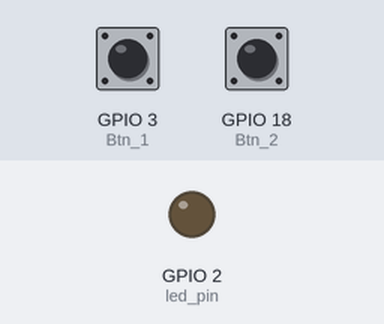
This program was run on a simulated Raspberry Pi (BCM pin numbers). Shown: output pins drawn as LEDs (lit = HIGH). Dashed ring = blinking. The test bench sets the inputs (shaded band); at power-on: GPIO 3 (Btn_1) HIGH, GPIO 18 (Btn_2) HIGH.

Above: at 1.2 s.
1.3 s: GPIO 3 (Btn_1) pulled LOW for 0.15 s
At 4.2 s:
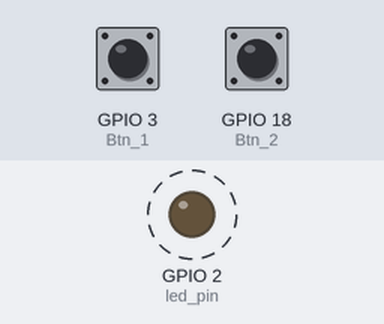
4.3 s: GPIO 18 (Btn_2) pulled LOW for 0.15 s
At 5.4 s:
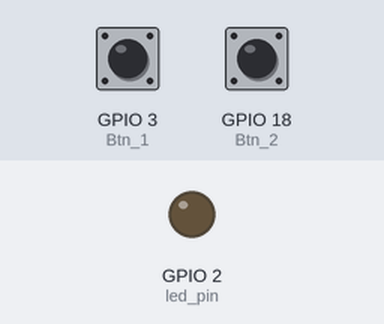
5.9 s: GPIO 3 (Btn_1) pulled LOW for 1 s
At 8.8 s:
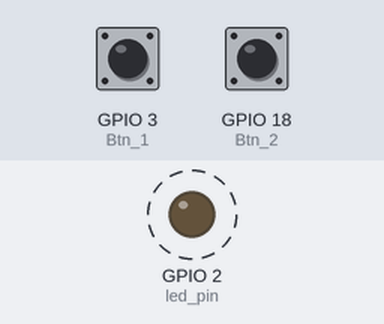
8.9 s: GPIO 18 (Btn_2) pulled LOW for 1 s
At 9.8 s:
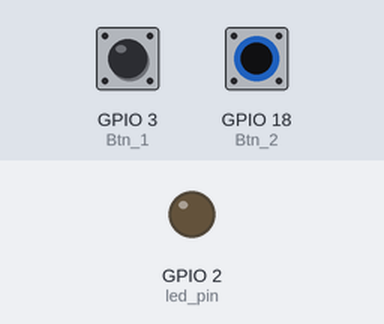
Timing chart, 0 to 11.9 s (numbered marks = the images above; inputs shaded):
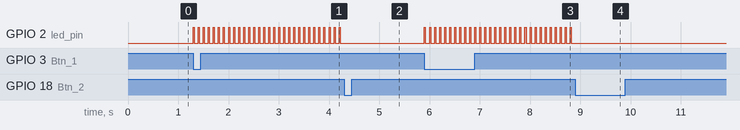

The program:

06-led_intensity.py
```python
import RPi.GPIO as GPIO
import time

led_pin = 2
Btn_1 = 3
Btn_2 = 18

led_object = None
DutyCycle = 0
Freq = 10

def init() :
	global led_object , DutyCycle
	GPIO.setmode(GPIO.BCM)
	GPIO.setup(led_pin , GPIO.OUT)
	GPIO.setup(Btn_1 , GPIO.IN , pull_up_down = GPIO.PUD_UP)
	GPIO.setup(Btn_2 , GPIO.IN , pull_up_down = GPIO.PUD_UP)
	GPIO.add_event_detect(Btn_1 , GPIO.FALLING, callback=increase)
	GPIO.add_event_detect(Btn_2 , GPIO.FALLING, callback=decrease)
	led_object = GPIO.PWM(led_pin , Freq)
	DutyCycle = 0
	led_object.start(DutyCycle)


def increase(pin_value) :
	global led_object , DutyCycle
	DutyCycle += 20

	if DutyCycle > 100 :
		DutyCycle = 100

	led_object.ChangeDutyCycle(DutyCycle)
	time.sleep(0.1)

def decrease(pin_value) :
	global led_object , DutyCycle


	if DutyCycle >= 20 :
		DutyCycle -= 20

	led_object.ChangeDutyCycle(DutyCycle)
	time.sleep(0.1)

init()

while True :
	pass
```

Measured:
- after the input at 1.3 s, GPIO 2 (led_pin): alternates HIGH for 0.02 s and LOW for 0.08 s, starting at once
- after the input at 4.3 s, GPIO 2 (led_pin): stops changing and stays LOW
- after the input at 5.9 s, GPIO 2 (led_pin): alternates HIGH for 0.02 s and LOW for 0.08 s, starting at once
- after the input at 8.9 s, GPIO 2 (led_pin): stops changing and stays LOW
